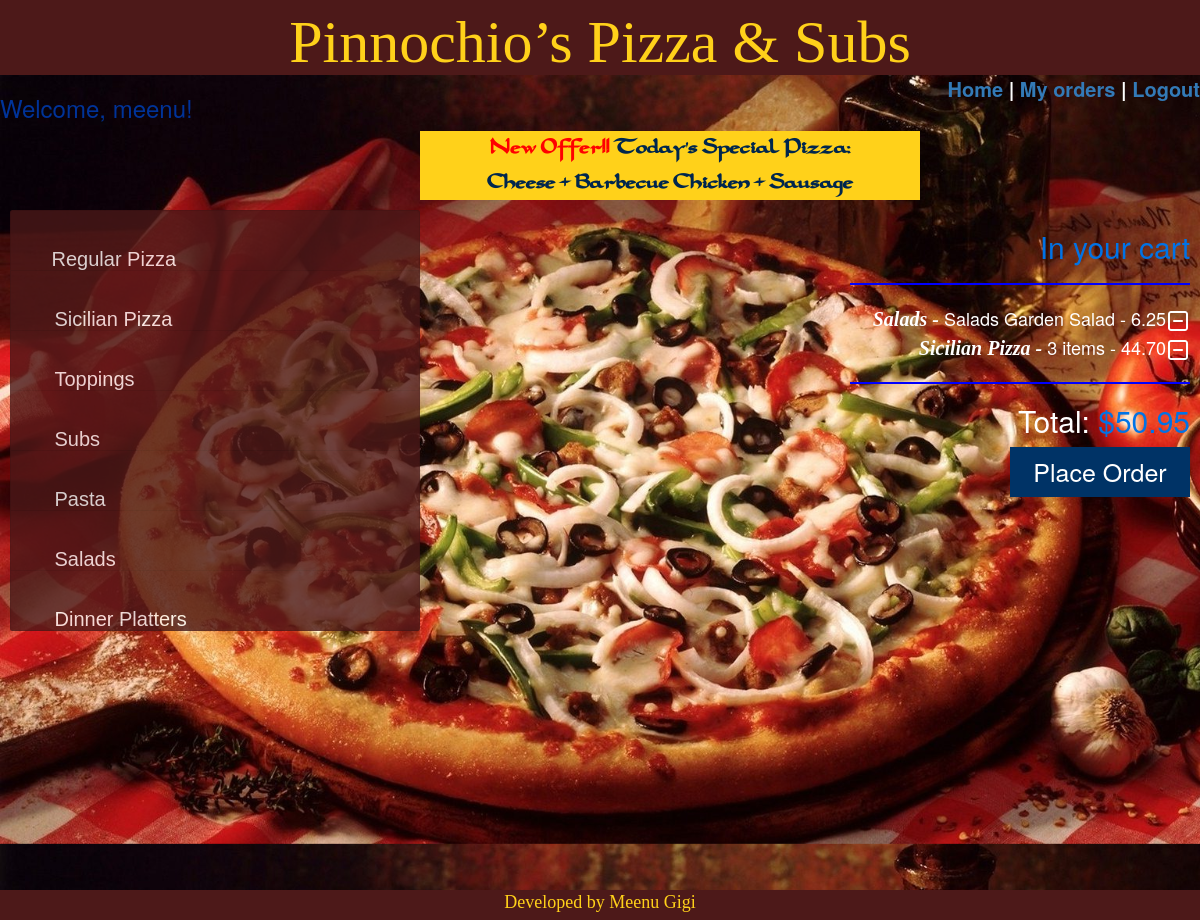
The app's page / (signed in) with its own data.
### orders/models.py (models this page shows, shortened)
class Category(models.Model):
    name=models.CharField(max_length=64)
    def __str__(self):
        return f"{self.name}"

class Orderitem(models.Model):
    user=models.ForeignKey(User,on_delete=models.CASCADE)
    category=models.CharField(max_length=64,null=True)
    name=models.CharField(max_length=64)
    cost=models.DecimalField(max_digits=5,decimal_places=2, default=Decimal(0))

### orders/views.py (the view)
# urls.py: path("", views.index, name="index"),
@login_required
def index(request):
	context = {
		"c1": Category.objects.first(),
		"regularpizza": RegularPizza.objects.all(),
		"c2": Category.objects.get(id="2"),
		"sicilianpizza": SicilianPizza.objects.all(),
		"c3": Category.objects.get(id="3"),
		"topping": Topping.objects.all(),
		"c4": Category.objects.get(id="4"),
		"subs": Subs.objects.all(),
		"c5": Category.objects.get(id="5"),
		"pasta": Pasta.objects.all(),
		"c6": Category.objects.get(id="6"),
		"salads": Salads.objects.all(),
		"c7": Category.objects.get(id="7"),
		"dinnerplatters": DinnerPlatters.objects.all(),
		"Toppingcost": 0.00,
		"Checkout":Orderitem.objects.filter(user=request.user),
        "Total":list(Orderitem.objects.filter(user=request.user).aggregate(Sum('cost')).values())[0],
        "user":request.user,
	}
	return render(request, "index.html", context)

### orders/models.py (called while the page is built)
    def __str__(self):
        return f"{self.name}"

### orders/templates/index.html (shortened to what this page needs)
{% extends "layout.html" %}
{% block content %}
    {% load static %}
		<link rel="stylesheet" href="https://stackpath.bootstrapcdn.com/bootstrap/4.3.1/css/bootstrap.min.css">
  <link rel="stylesheet" href="https://maxcdn.bootstrapcdn.com/bootstrap/3.4.1/css/bootstrap.min.css">
	</head>
<body class="body">
<div id="specialpizza">
 <b><font color="red"> <span class="blinking">New Offer!!</span></font></b>
Today's Special Pizza: <br>
Cheese + Barbecue Chicken + Sausage
</div>
<div id="row">
<div id="columnone">
<div class="accordion" id="accordionExample">
  <div class="card">
    <div class="card-header" id="headingOne">
      <h2 class="mb-0">
        <button class="btn btn-link collapsed" type="button" data-toggle="collapse" data-target="#collapseOne" aria-expanded="false" aria-controls="collapseOne">
              <div id = "heading" >{{ c1 }}</div>
      </h2>
    </div>
  </div>
  <div class="card">
    <div class="card-header" id="headingTwo">
      <h2 class="mb-0">
        <button id = "heading" class="btn btn-link collapsed" type="button" data-toggle="collapse" data-target="#collapseTwo" aria-expanded="false" aria-controls="collapseTwo">
            <div id = "heading" >        {{ c2 }}</div>
      </h2>
    </div>
  </div>
  <div class="card">
    <div class="card-header" id="headingThree">
      <h2 class="mb-0">
        <button id = "heading" class="btn btn-link collapsed" type="button" data-toggle="collapse" data-target="#collapseThree" aria-expanded="false" aria-controls="collapseThree">
              <div id = "heading" >      {{ c3 }}</div>
      </h2>
    </div>
  </div>
<div class="card">
    <div class="card-header" id="headingFour">
      <h2 class="mb-0">
        <button id = "heading" class="btn btn-link collapsed" type="button" data-toggle="collapse" data-target="#collapseFour" aria-expanded="false" aria-controls="collapseTwo" >
          <div id = "heading" >        {{ c4 }}</div>
      </h2>
    </div>
  </div>
<div class="card">
    <div class="card-header" id="headingFive">
      <h2 class="mb-0">
        <button id = "heading" class="btn btn-link collapsed" type="button" data-toggle="collapse" data-target="#collapseFive" aria-expanded="false" aria-controls="collapseFive">
   <div id = "heading" >        {{ c5 }}</div>
      </h2>
    </div>
  </div>
<div class="card">
    <div class="card-header" id="headingSix">
      <h2 class="mb-0">
        <button id = "heading" class="btn btn-link collapsed" type="button" data-toggle="collapse" data-target="#collapseSix" aria-expanded="false" aria-controls="collapseSix">
   <div id = "heading" >        {{ c6 }}</div>
      </h2>
    </div>
  </div>
 <div class="card">
    <div class="card-header" id="headingSeven">
      <h2 class="mb-0">
        <button id = "heading" class="btn btn-link collapsed" type="button" data-toggle="collapse" data-target="#collapseSeven" aria-expanded="false" aria-controls="collapseSeven">
   <div id = "heading" >        {{ c7 }}</div>
      </h2>
    </div>
  </div>
</div>
</div>
   <div id="columntwo">
  <h2><font color="#0073e6"> In your cart   </font></h2>
  <hr class="line">
                {% for row in Checkout %}
            <table>
           <tr>   <b id="title"><i>{{ row.category }} - </i></b> {{row.name}} - {{row.cost}}<a href="{% url 'delete' row.category row.name row.cost %}"><img class="image" src="{% static 'myapp/minus.png' %}"></a></tr>
                </table>
                {% endfor %}
   <hr class="line">
 <h2>Total:<font color="#0073e6"> ${{ Total|floatformat:2 }}</font><br></h2>
 {% if Total == 0.00 or Total == None %}
 <button id="button" type="button" disabled>Place Order</button>
 {% else %}
<a href="{% url 'confirmorder' %}"><button id="button">Place Order</button>
{% endif %}
</div>
</div>
{% endblock %}

### orders/templates/layout.html (shortened to what this page needs)
<!DOCTYPE html>
<html style="height:100%">
<head>
{% load static %}
    <link rel="stylesheet" type="text/css" href="{{ STATIC_URL }}myapp/style.css" />
    <link rel="stylesheet" href="https://maxcdn.bootstrapcdn.com/bootstrap/4.1.3/css/bootstrap.min.css">
        <link rel="stylesheet" href="https://stackpath.bootstrapcdn.com/bootstrap/4.2.1/css/bootstrap.min.css">
</head>
    </head>
    <body class="body">
<div id="header">
 Pinnochio’s Pizza & Subs
 </div>
<div id="one">
<div id="partone">
        {% if user.is_authenticated %}
 <b> <h3 class="user">Welcome, {{ user.username }}!</h3></b>
</div>
  <div id="parttwo">
    <b>   <a  href="{% url 'index' %}">Home</a> |</b>
 <b>   <a  href="{% url 'viewmyorders' %}">My orders</a> |</b>
  <b><a href="{% url 'logout' %}">Logout</a> </b>
        {% else %}
      <h4><font color="#000080">  You are not logged in </h4>
    <b> <a href="{% url 'login' %}">Login</a> </b>
        {% endif %}
</div>
</div>
<div id="footer">
  <p>Developed by Meenu Gigi</p>
</div>
  </body>
        {% block content %}
        {% endblock %}
</html>

### orders/static/myapp/style.css (style rules this page uses)
.accordion { width: 50%; }
#columnone { float: left; width: 70%; padding: 10px; height: 88vh; color: black; }
#columntwo { float: left; width: 30%; padding: 10px; height: 90vh; color: white; font-size: 18px; text-align: right; }
#row:after { content: ""; display: table; clear: both; }
.card { background-color: #4d1919; opacity: 0.8; }
.card-header { height: 60px; }
#heading { color: white; font-family: Verdana, Geneva, sans-serif; font-size: 20px; padding: 0.01px; margin-left: 15px; }
#title { font-size: 20px; font-family: Comic Sans MS; }
#specialpizza { background-color: #ffd11a; align-content: center; color: #00264d; font-size: 22px; text-align: center; width: 500px; margin-left: 35%; }
.blinking { animation:blinkingText 0.8s infinite; }
#button { width: 180px; height: 50px; font-size: 25px; background-color: #003366; color: white; border: none; }
hr.line { border: 1px solid blue; }

### records on screen
Category: name "Regular Pizza"
Category: name "Sicilian Pizza"
Category: name "Toppings"
Category: name "Subs"
Category: name "Pasta"
Category: name "Salads"
Category: name "Dinner Platters"
Orderitem: category "Salads"
Orderitem: category "Sicilian Pizza"

### other values on screen
{{ user.username }} "meenu"
{{ Total|floatformat:2 }} "50.95"
